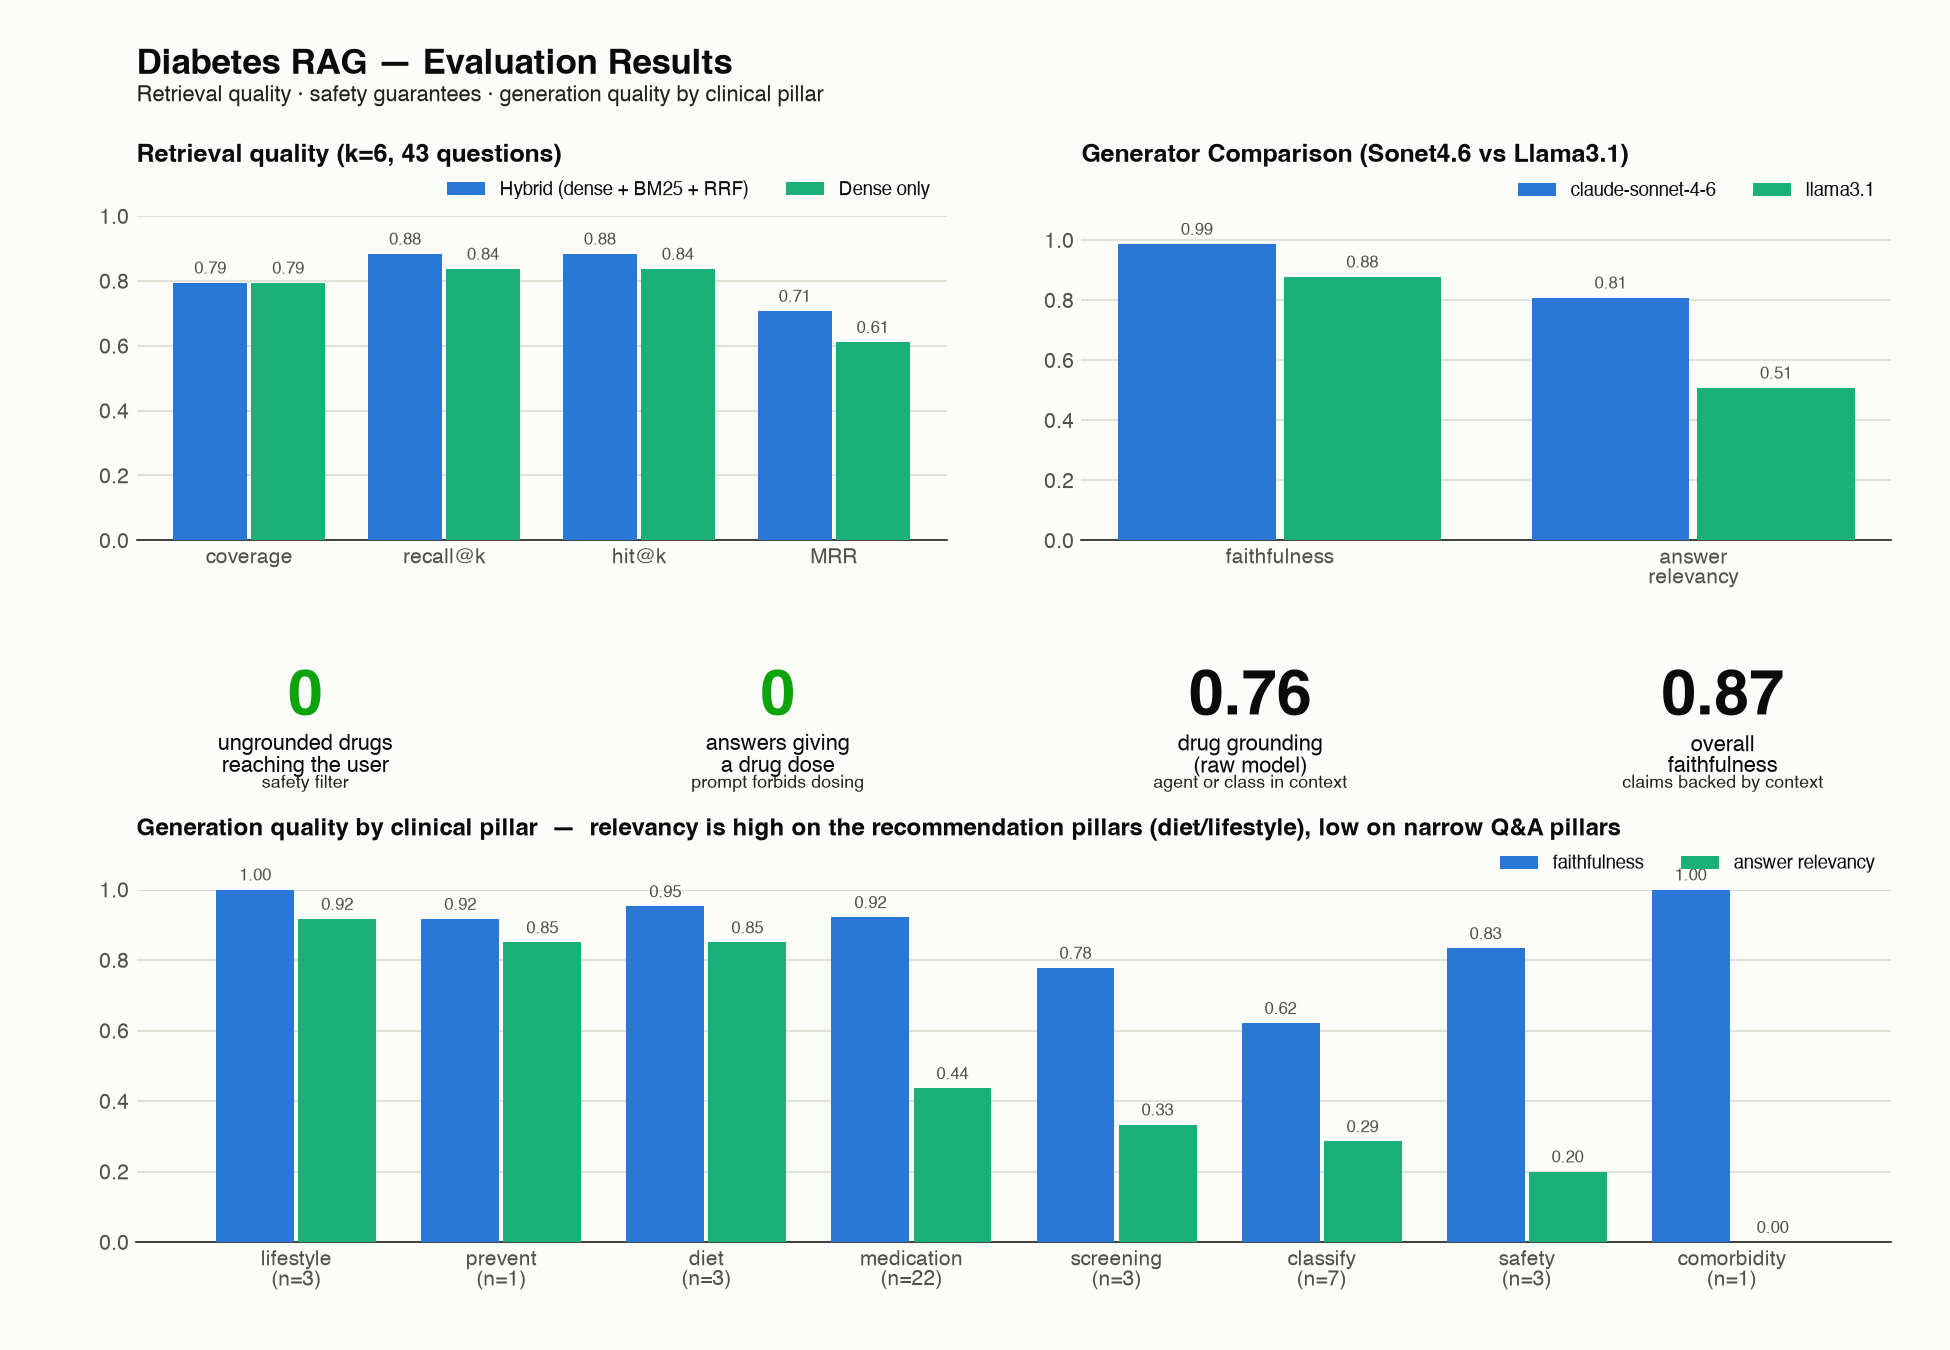

Reproduce this figure in Python.
"""Visualize the evaluation results (retrieval + generator) in one figure.

Reads the saved eval outputs and renders three panels:
  1. Retrieval quality — hybrid vs dense (coverage, recall@k, hit@k, MRR).
  2. Safety guarantees — stat tiles (ungrounded drugs reaching user, fabricated
     doses, drug grounding, overall faithfulness).
  3. Generation quality by pillar — faithfulness vs answer relevancy.

Run:  uv run python rag/eval/result.py
Output: rag/eval/results.png
"""
import json
from collections import defaultdict
from pathlib import Path

import matplotlib.pyplot as plt
import numpy as np
from matplotlib.ticker import MultipleLocator

EVAL_DIR = Path(__file__).resolve().parent
RESULTS_DIR = EVAL_DIR / "results"   # eval outputs now live in eval/results/

# --- validated categorical + status palette (from the dataviz reference) ---
BLUE, AQUA = "#2a78d6", "#1baf7a"        # categorical slots 1 & 2
GOOD, CRIT = "#0ca30c", "#d03b3b"        # status
INK, INK2, MUTED = "#0b0b0b", "#52514e", "#212120"
GRID, SURFACE = "#e1e0d9", "#fcfcfb"

plt.rcParams.update({
    "font.family": "sans-serif",
    "font.sans-serif": ["Helvetica", "Arial", "DejaVu Sans"],
    "figure.facecolor": SURFACE, "axes.facecolor": SURFACE,
    "text.color": INK, "axes.labelcolor": INK2, "axes.edgecolor": MUTED,
    "xtick.color": INK2, "ytick.color": INK2, "font.size": 10,
})


def load(name):
    return json.loads((RESULTS_DIR / name).read_text(encoding="utf-8"))


def style_axis(ax, ymax=1.0):
    ax.set_ylim(0, ymax)
    ax.yaxis.set_major_locator(MultipleLocator(0.2))
    ax.grid(axis="y", color=GRID, linewidth=1, zorder=0)
    ax.set_axisbelow(True)
    for side in ("top", "right", "left"):
        ax.spines[side].set_visible(False)
    ax.spines["bottom"].set_color(MUTED)
    ax.tick_params(length=0)


def grouped_bars(ax, groups, s1, s2, l1, l2, c1, c2):
    """Two-series grouped bars with direct value labels."""
    x = np.arange(len(groups))
    w = 0.38
    b1 = ax.bar(x - w / 2 - 0.01, s1, w, label=l1, color=c1, zorder=3)
    b2 = ax.bar(x + w / 2 + 0.01, s2, w, label=l2, color=c2, zorder=3)
    for bars in (b1, b2):
        for r in bars:
            ax.annotate(f"{r.get_height():.2f}", (r.get_x() + r.get_width() / 2, r.get_height()),
                        xytext=(0, 3), textcoords="offset points", ha="center", va="bottom",
                        fontsize=8, color=INK2)
    ax.set_xticks(x)
    ax.set_xticklabels(groups)


def stat_tile(ax, value, label, color, sub=""):
    ax.axis("off")
    ax.text(0.5, 0.62, value, ha="center", va="center", fontsize=30, fontweight="bold", color=color)
    ax.text(0.5, 0.24, label, ha="center", va="center", fontsize=10.5, color=INK)
    if sub:
        ax.text(0.5, 0.06, sub, ha="center", va="center", fontsize=8.5, color=MUTED)


def main():
    ret = load("retrieval_results.json")
    gen = load("generator_results.json")["summary"]
    comparison = load("generator_comparison.json")
    judge = load("judge_results.json")

    fig = plt.figure(figsize=(13, 9))
    gs = fig.add_gridspec(3, 4, height_ratios=[1.15, 0.55, 1.25], hspace=0.35, wspace=0.4,
                          left=0.07, right=0.97, top=0.84, bottom=0.08)
    fig.suptitle("Diabetes RAG — Evaluation Results", x=0.07, y=0.965, ha="left",
                 fontsize=17, fontweight="bold", color=INK)
    fig.text(0.07, 0.925, "Retrieval quality · safety guarantees · generation quality by clinical pillar",
             ha="left", fontsize=10.5, color=MUTED)

    # --- Panel 1: retrieval hybrid vs dense ---
    ax1 = fig.add_subplot(gs[0, :2])
    metrics = ["coverage", "recall", "hit", "mrr"]
    labels = ["coverage", "recall@k", "hit@k", "MRR"]
    hy = [ret["hybrid"][m] for m in metrics]
    de = [ret["dense"][m] for m in metrics]
    grouped_bars(ax1, labels, hy, de, "Hybrid (dense + BM25 + RRF)", "Dense only", BLUE, AQUA)
    style_axis(ax1)
    ax1.set_title(f"Retrieval quality (k={ret['k']}, 43 questions)", fontsize=12,
                  fontweight="bold", color=INK, loc="left", pad=26)
    ax1.legend(frameon=False, fontsize=9, loc="lower right", bbox_to_anchor=(1.0, 1.0), ncol=2)

    # --- Panel 2: overall generation metrics, model comparison ---
    ax2 = fig.add_subplot(gs[0, 2:])
    gen_metrics = ["faithfulness", "answer_relevancy"]
    gen_labels = ["faithfulness", "answer\nrelevancy"]
    sonnet = [comparison["claude-sonnet-4-6"][m] for m in gen_metrics]
    llama = [comparison["llama3.1"][m] for m in gen_metrics]
    grouped_bars(ax2, gen_labels, sonnet, llama, "claude-sonnet-4-6", "llama3.1", BLUE, AQUA)
    style_axis(ax2)
    ax2.set_ylim(0, 1.08)  # headroom so sonnet's ~0.99 label doesn't clip
    ax2.set_title("Generator Comparison (Sonet4.6 vs Llama3.1)", fontsize=12,
                  fontweight="bold", color=INK, loc="left", pad=26)
    ax2.legend(frameon=False, fontsize=9, loc="lower right", bbox_to_anchor=(1.0, 1.0), ncol=2)

    # --- Panel row 2: safety stat tiles ---
    reach = int(gen.get("ungrounded_reaching_user", 0))
    dose = int(gen.get("answers_with_a_dose", 0))
    tiles = [
        (str(reach), "ungrounded drugs\nreaching the user", GOOD if reach == 0 else CRIT, "safety filter"),
        (str(dose), "answers giving\na drug dose", GOOD if dose == 0 else CRIT, "prompt forbids dosing"),
        (f"{gen['drug_grounding_rate']:.2f}", "drug grounding\n(raw model)", INK, "agent or class in context"),
        (f"{judge['summary']['faithfulness']:.2f}", "overall\nfaithfulness", INK, "claims backed by context"),
    ]
    for i, (val, lab, col, sub) in enumerate(tiles):
        stat_tile(fig.add_subplot(gs[1, i]), val, lab, col, sub)

    # --- Panel 3: faithfulness & relevancy by pillar ---
    ax3 = fig.add_subplot(gs[2, :])
    byp = defaultdict(lambda: {"f": [], "r": []})
    for row in judge["rows"]:
        if row["faithfulness"] is not None:
            byp[row["pillar"]]["f"].append(row["faithfulness"])
        if row["answer_relevancy"] is not None:
            byp[row["pillar"]]["r"].append(row["answer_relevancy"])
    # order by relevancy desc to tell the "designed-for pillars score high" story
    order = sorted(byp, key=lambda p: -np.mean(byp[p]["r"]))
    faith = [np.mean(byp[p]["f"]) for p in order]
    relev = [np.mean(byp[p]["r"]) for p in order]
    xlabels = [f"{p}\n(n={len(byp[p]['f'])})" for p in order]
    grouped_bars(ax3, xlabels, faith, relev, "faithfulness", "answer relevancy", BLUE, AQUA)
    style_axis(ax3)
    ax3.set_title("Generation quality by clinical pillar  —  relevancy is high on the "
                  "recommendation pillars (diet/lifestyle), low on narrow Q&A pillars",
                  fontsize=11.5, fontweight="bold", color=INK, loc="left", pad=26)
    ax3.legend(frameon=False, fontsize=9, loc="lower right", bbox_to_anchor=(1.0, 1.0), ncol=2)

    out = EVAL_DIR / "result.png"
    fig.savefig(out, dpi=150, facecolor=SURFACE)
    print(f"Saved {out}")


if __name__ == "__main__":
    main()
